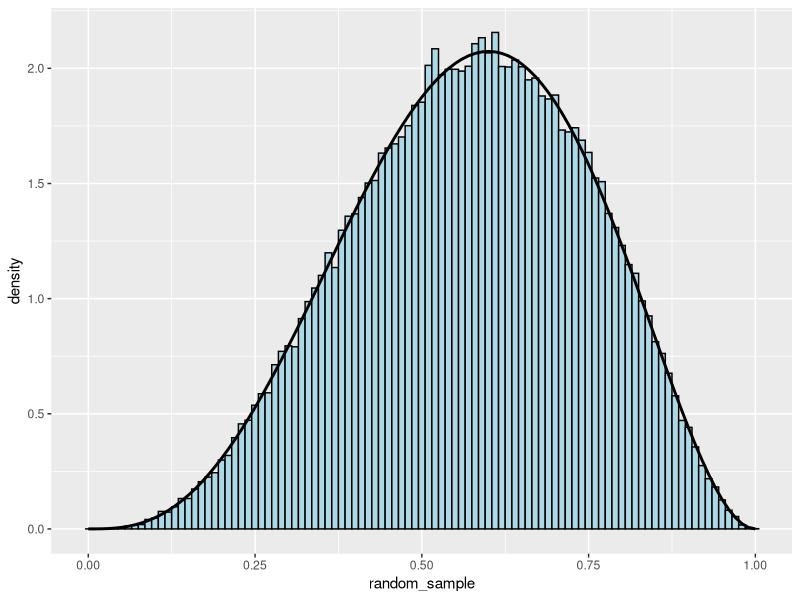

Generate this figure with R:
# Rejection sampling
# @author: Bangda Sun
# @date: 05/18/2017

# Generating random sample from a pdf f is easy if:
#
#   (1) it's a standard distribution (use build-in function)
#   (2) we have a nice, invertible cdf (inverse transformation)
#   (3) discrete (use sample() function in R)
# 
# Otherwise we can use rejection sampling
# NOTE: those case is mostly in one-dimensional case, for high-dimension,
#       more complicate methods will be used 

# Suppose we want to sample from a pdf f, and we also know how to 
# sample from another pdf g, where g(x) is easily to evaluate. 
# Then we introduce a function called envelope, with
#
#     e(x) = g(x) / alpha >= f(x)
#
# Sample Y ~ g(x) and U ~ Unif(0, 1):
# 
#     U <  f(Y) / e(Y) -> accepte Y
#     U >= f(Y) / e(Y) -> reject Y
# 
# In practice, g(x) is usually a uniform distribution, and alpha = 1 / max{f(x)}
# therefore e(x) = max{f(x)}, it's a constant function

### Algorithm ###
# 1. Set sample size N
# 2. Find max{f(x)}
# 3. While (number of accept < N)
#       U ~ Unif(0, 1)
#       Y ~ Unif(0, 1)
#       if (U < f(Y) / e(Y))
#           number of accept++
#           Y as a sample


### Example 1 ###
# Generate random sample from f(x) = 60*x^(3)(1-x)^(2), 0 <= x <= 1
f = function(x) {
  u = 60 * x^3 * (1-x)^2
  return(u)
}

f_max = f(0.6)

envelope = function(x) {
  u = ifelse((x < 0 | x > 1), Inf, f_max)
}

sample_size   = 100000
accept_size   = 0
random_sample = vector(mode = "numeric", length = sample_size)
while(accept_size < sample_size) {
  u = runif(1)
  y = runif(1)
  if (u < f(y) / envelope(y)) {
    accept_size = accept_size + 1
    random_sample[accept_size] = y
  }
}

t = seq(0, 1, by = .01)
ft = f(t)

library(ggplot2)
ggplot() + 
  geom_histogram(aes(random_sample, ..density..), binwidth = .01, fill = "lightblue", color = "black") +
  geom_line(mapping = aes(x = t, y = ft), size = 1)
